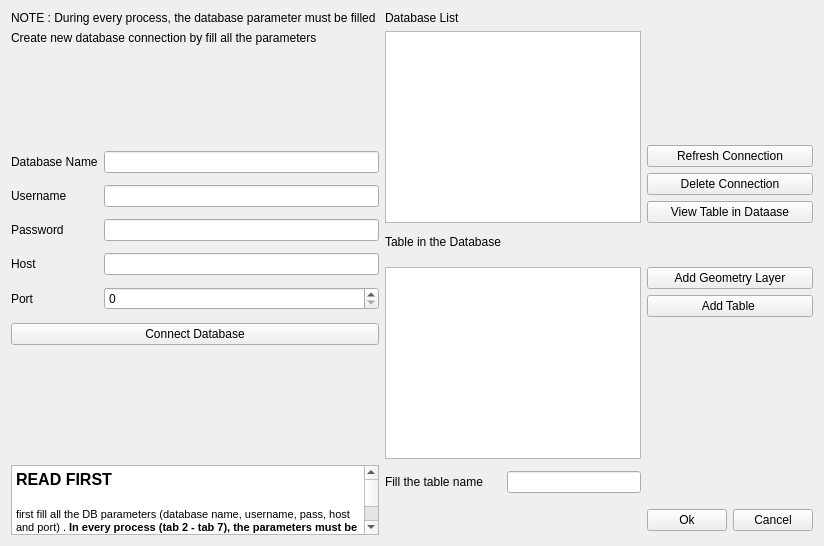
     <widget class="QWidget" name="tab_2">
      <attribute name="title">
       <string>Database Connection and Adding Layer</string>
      </attribute>
      <layout class="QGridLayout" name="gridLayout_3">
       <item row="15" column="6">
        <widget class="QPushButton" name="cancel">
         <property name="text">
          <string>Cancel</string>
         </property>
        </widget>
       </item>
       <item row="0" column="0">
        <widget class="QLabel" name="label_9">
         <property name="text">
          <string>NOTE : During every process, the database parameter must be filled </string>
         </property>
        </widget>
       </item>
       <item row="0" column="1">
        <widget class="QLabel" name="label_7">
         <property name="text">
          <string>Database List</string>
         </property>
        </widget>
       </item>
       <item row="1" column="0">
        <widget class="QLabel" name="label_6">
         <property name="text">
          <string>Create new database connection by fill all the parameters</string>
         </property>
        </widget>
       </item>
       <item row="11" column="0">
        <widget class="QPushButton" name="connectdb">
         <property name="text">
          <string>Connect Database</string>
         </property>
        </widget>
       </item>
       <item row="9" column="5" colspan="2">
        <widget class="QPushButton" name="pb_addvector">
         <property name="text">
          <string>Add Geometry Layer</string>
         </property>
        </widget>
       </item>
       <item row="10" column="5" colspan="2">
        <widget class="QPushButton" name="pb_addtable">
         <property name="text">
          <string>Add Table </string>
         </property>
        </widget>
       </item>
       <item row="13" column="0">
        <widget class="QLabel" name="label_19">
         <property name="text">
          <string/>
         </property>
        </widget>
       </item>
       <item row="3" column="0" rowspan="8">
        <layout class="QGridLayout" name="gridLayout">
         <item row="3" column="1">
          <widget class="QLineEdit" name="host">
           <property name="text">
            <string notr="true"/>
           </property>
          </widget>
         </item>
         <item row="2" column="1">
          <widget class="QLineEdit" name="pw">
           <property name="text">
            <string/>
           </property>
           <property name="echoMode">
            <enum>QLineEdit::PasswordEchoOnEdit</enum>
           </property>
           <property name="placeholderText">
            <string/>
           </property>
          </widget>
         </item>
         <item row="0" column="1">
          <widget class="QLineEdit" name="dbname">
           <property name="text">
            <string notr="true"/>
           </property>
          </widget>
         </item>
         <item row="1" column="0">
          <widget class="QLabel" name="label_2">
           <property name="text">
            <string>Username</string>
           </property>
          </widget>
         </item>
         <item row="1" column="1">
          <widget class="QLineEdit" name="user">
           <property name="text">
            <string notr="true"/>
           </property>
          </widget>
         </item>
         <item row="3" column="0">
          <widget class="QLabel" name="label_4">
           <property name="text">
            <string>Host</string>
           </property>
          </widget>
         </item>
         <item row="2" column="0">
          <widget class="QLabel" name="label_3">
           <property name="text">
            <string>Password</string>
           </property>
          </widget>
         </item>
         <item row="4" column="0">
          <widget class="QLabel" name="label_5">
           <property name="text">
            <string>Port</string>
           </property>
          </widget>
         </item>
         <item row="4" column="1">
          <widget class="QSpinBox" name="port">
           <property name="maximum">
            <number>9999</number>
           </property>
           <property name="value">
            <number>0</number>
           </property>
          </widget>
         </item>
         <item row="0" column="0">
          <widget class="QLabel" name="label">
           <property name="text">
            <string>Database Name</string>
           </property>
          </widget>
         </item>
        </layout>
       </item>
       <item row="4" column="5" colspan="2">
        <widget class="QPushButton" name="btnremove">
         <property name="text">
          <string>Delete Connection</string>
         </property>
        </widget>
       </item>
       <item row="5" column="5" colspan="2">
        <widget class="QPushButton" name="btn_Tab_in_ListWidget">
         <property name="text">
          <string>View Table in Dataase</string>
         </property>
        </widget>
       </item>
       <item row="14" column="0" rowspan="2">
        <widget class="QTextEdit" name="textEdit_7">
         <property name="html">
          <string>&lt;!DOCTYPE HTML PUBLIC &quot;-//W3C//DTD HTML 4.0//EN&quot; &quot;http://www.w3.org/TR/REC-html40/strict.dtd&quot;&gt;
&lt;html&gt;&lt;head&gt;&lt;meta name=&quot;qrichtext&quot; content=&quot;1&quot; /&gt;&lt;style type=&quot;text/css&quot;&gt;
p, li { white-space: pre-wrap; }
&lt;/style&gt;&lt;/head&gt;&lt;body style=&quot; font-family:'MS Shell Dlg 2'; font-size:8.25pt; font-weight:400; font-style:normal;&quot;&gt;
&lt;p style=&quot; margin-top:0px; margin-bottom:0px; margin-left:0px; margin-right:0px; -qt-block-indent:0; text-indent:0px;&quot;&gt;&lt;span style=&quot; font-size:12pt; font-weight:600;&quot;&gt;READ FIRST&lt;/span&gt;&lt;/p&gt;
&lt;p style=&quot;-qt-paragraph-type:empty; margin-top:0px; margin-bottom:0px; margin-left:0px; margin-right:0px; -qt-block-indent:0; text-indent:0px; font-size:12pt; font-weight:600;&quot;&gt;&lt;br /&gt;&lt;/p&gt;
&lt;p style=&quot; margin-top:0px; margin-bottom:0px; margin-left:0px; margin-right:0px; -qt-block-indent:0; text-indent:0px;&quot;&gt;&lt;span style=&quot; font-size:8pt;&quot;&gt;first fill all the DB parameters (database name, username, pass, host and port) . &lt;/span&gt;&lt;span style=&quot; font-size:8pt; font-weight:600;&quot;&gt;In every process (tab 2 - tab 7), the parameters must be filled&lt;/span&gt;&lt;span style=&quot; font-size:8pt;&quot;&gt;. If that process sucess , the database name should be listed in the database list. User can refresh and delete connection list. User can view the table by clicking the 'View Table in Database' button and the table names will apear in the table list. Type the table name in the &amp;quot;Fill the table name&amp;quot; label and click add table to export table to qgis canvas or add geometry to export geometry layer in qgis canvas&lt;/span&gt;&lt;/p&gt;&lt;/body&gt;&lt;/html&gt;</string>
         </property>
        </widget>
       </item>
       <item row="6" column="1" rowspan="2">
        <widget class="QLabel" name="label_10">
         <property name="text">
          <string>Table in the Database</string>
         </property>
        </widget>
       </item>
       <item row="14" column="1">
        <widget class="QLabel" name="label_11">
         <property name="text">
          <string>Fill the table name</string>
         </property>
        </widget>
       </item>
       <item row="7" column="2" colspan="2">
        <widget class="QLabel" name="label_8">
         <property name="font">
          <font>
           <pointsize>9</pointsize>
           <weight>75</weight>
           <bold>true</bold>
          </font>
         </property>
         <property name="text">
          <string/>
         </property>
        </widget>
       </item>
       <item row="7" column="4" colspan="3">
        <spacer name="horizontalSpacer">
         <property name="orientation">
          <enum>Qt::Horizontal</enum>
         </property>
         <property name="sizeHint" stdset="0">
          <size>
           <width>40</width>
           <height>20</height>
          </size>
         </property>
        </spacer>
       </item>
       <item row="9" column="1" rowspan="5" colspan="4">
        <widget class="QListWidget" name="listWidget_DS">
         <property name="selectionMode">
          <enum>QAbstractItemView::SingleSelection</enum>
         </property>
        </widget>
       </item>
       <item row="1" column="1" rowspan="5" colspan="4">
        <widget class="QListWidget" name="listWidget"/>
       </item>
       <item row="3" column="5" colspan="2">
        <widget class="QPushButton" name="btnrefresh">
         <property name="text">
          <string>Refresh Connection</string>
         </property>
        </widget>
       </item>
       <item row="15" column="5">
        <widget class="QPushButton" name="ok">
         <property name="text">
          <string>Ok</string>
         </property>
        </widget>
       </item>
       <item row="14" column="2" colspan="3">
        <widget class="QLineEdit" name="le_tablename">
         <property name="text">
          <string notr="true"/>
         </property>
        </widget>
       </item>
       <item row="2" column="0">
        <spacer name="verticalSpacer">
         <property name="orientation">
          <enum>Qt::Vertical</enum>
         </property>
         <property name="sizeHint" stdset="0">
          <size>
           <width>20</width>
           <height>40</height>
          </size>
         </property>
        </spacer>
       </item>
      </layout>
     </widget>
